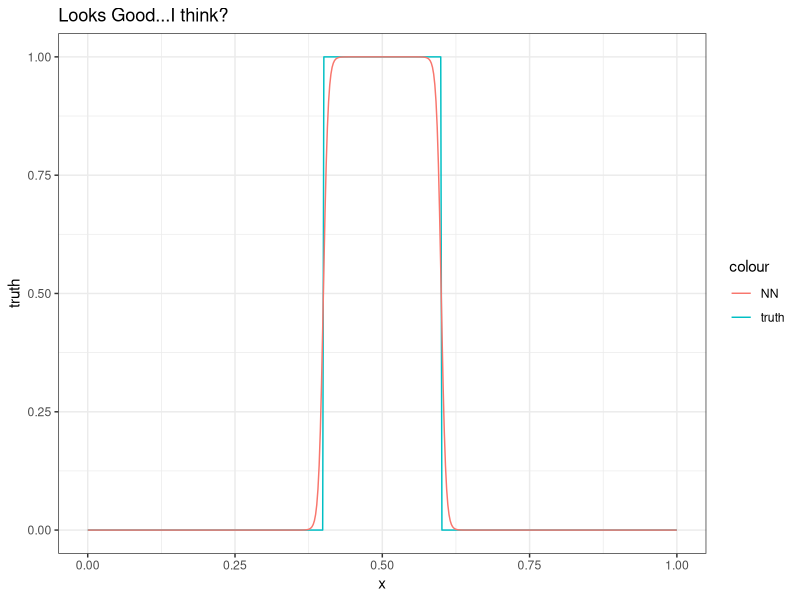
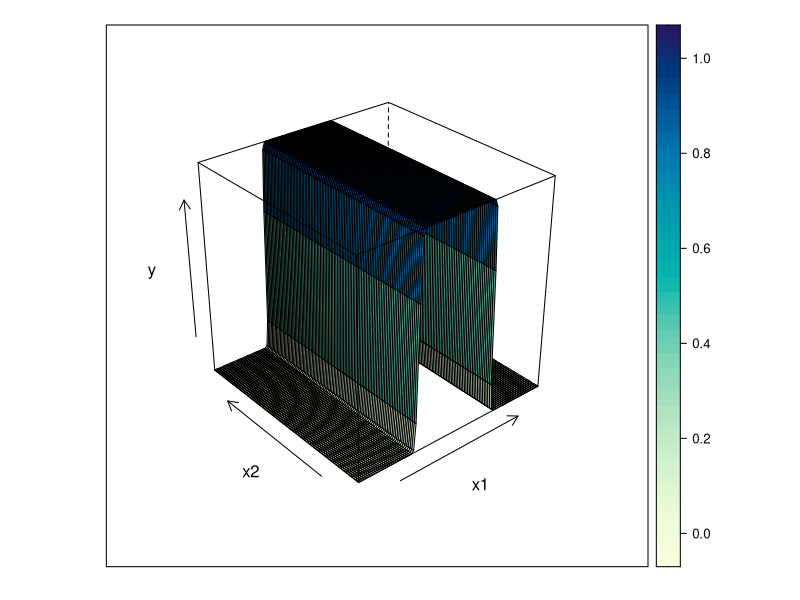
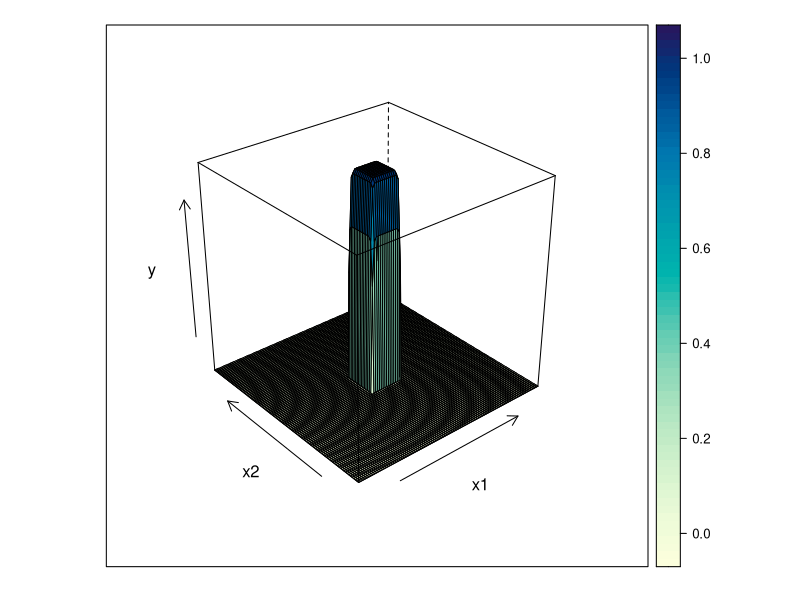

Reproduce these figures in R, in order.
## ---- chunk 1
knitr::opts_chunk$set(echo = TRUE, warning = FALSE, message = FALSE)
library(dplyr)
library(ggplot2)
theme_set(theme_bw())
## ---- chunk 2
sigmoid = function(x){
  1/(1 + exp(-x))
}
bump1 = function(x){
  bump = 0.4 <= x & x <= 0.6
  y = x
  y[bump] = 1
  y[!bump] = 0
  y
}
NN = function(x){
  w = 256
  neuron1 = sigmoid(w*(x-0.4))
  neuron2 = sigmoid(w*(x-0.6))
  o = neuron1 - neuron2
  o
}
x1 = seq(0,1,length.out = 500)
NN1 = NN(x1)
truebump = bump1(x1)
ggplot(data = data.frame(x = x1, NN = NN1, truth = truebump), aes(x = x)) +
  geom_line(aes(y = truth, color = "truth")) +
  geom_line(aes(y = NN, color = "NN")) +
  ggtitle("Looks Good...I think?")
## ---- chunk 3
NN2 = function(x_1, x_2){
  w = 256
  neuron1 = sigmoid(w*(x_1-0.3))
  neuron2 = sigmoid(w*(x_1-0.7))
  o = neuron1 - neuron2
  o
}
x1 = seq(0,1, length.out = 100)
x2 = seq(0,1, length.out = 100)
y = outer(x1, x2, NN2)
lattice::wireframe(y, drape = TRUE, xlab = "x1", ylab = "x2")
## ---- chunk 4
NN3 = function(x_1, x_2){
  w = 256
  neuron1 = sigmoid(w*(x_1-0.4))
  neuron2 = sigmoid(w*(x_1-0.6))
  o_1 = neuron1 - neuron2
  neuron3 = sigmoid(w*(x_2-0.4))
  neuron4 = sigmoid(w*(x_2-0.6))
  o_2 = neuron3 - neuron4
  o = 2*sigmoid(w*(o_1 + o_2 - 2))
  o
}
x1 = seq(0,1, length.out = 100)
x2 = seq(0,1, length.out = 100)
y = outer(x1, x2, NN3)
lattice::wireframe(y, drape = TRUE, xlab = "x1", ylab = "x2")
